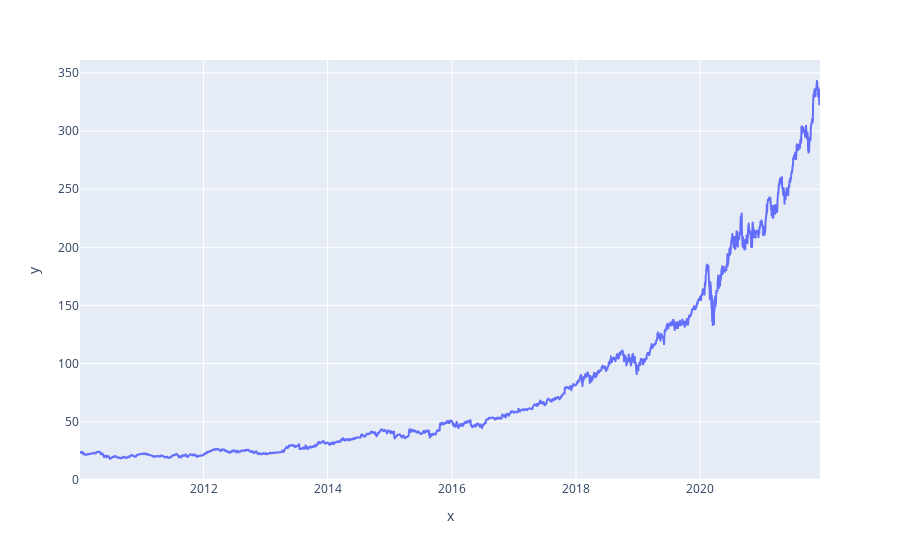

The notebook cell this image was saved under:
### Code cell
fig = px.line(x=df.index, y=df.adjClose)
fig.show()

### Figure 1 — Plotly figure (JSON) as saved in the notebook; plotly's stock layout.template omitted (floating-point values rounded to 4 significant figures; data arrays with more than 128 entries replaced by an {"elided": "..."} marker saying what was removed)
{"data": [{"hovertemplate": "x=%{x}<br>y=%{y}<extra></extra>", "legendgroup": "", "line": {"color": "#636efa", "dash": "solid"}, "mode": "lines", "name": "", "showlegend": false, "type": "scattergl", "x": {"elided": "3004 str values"}, "xaxis": "x", "y": {"elided": "3004 float values"}, "yaxis": "y"}], "layout": {"legend": {"tracegroupgap": 0}, "margin": {"t": 60}, "xaxis": {"anchor": "y", "domain": [0, 1], "title": {"text": "x"}}, "yaxis": {"anchor": "x", "domain": [0, 1], "title": {"text": "y"}}}}
